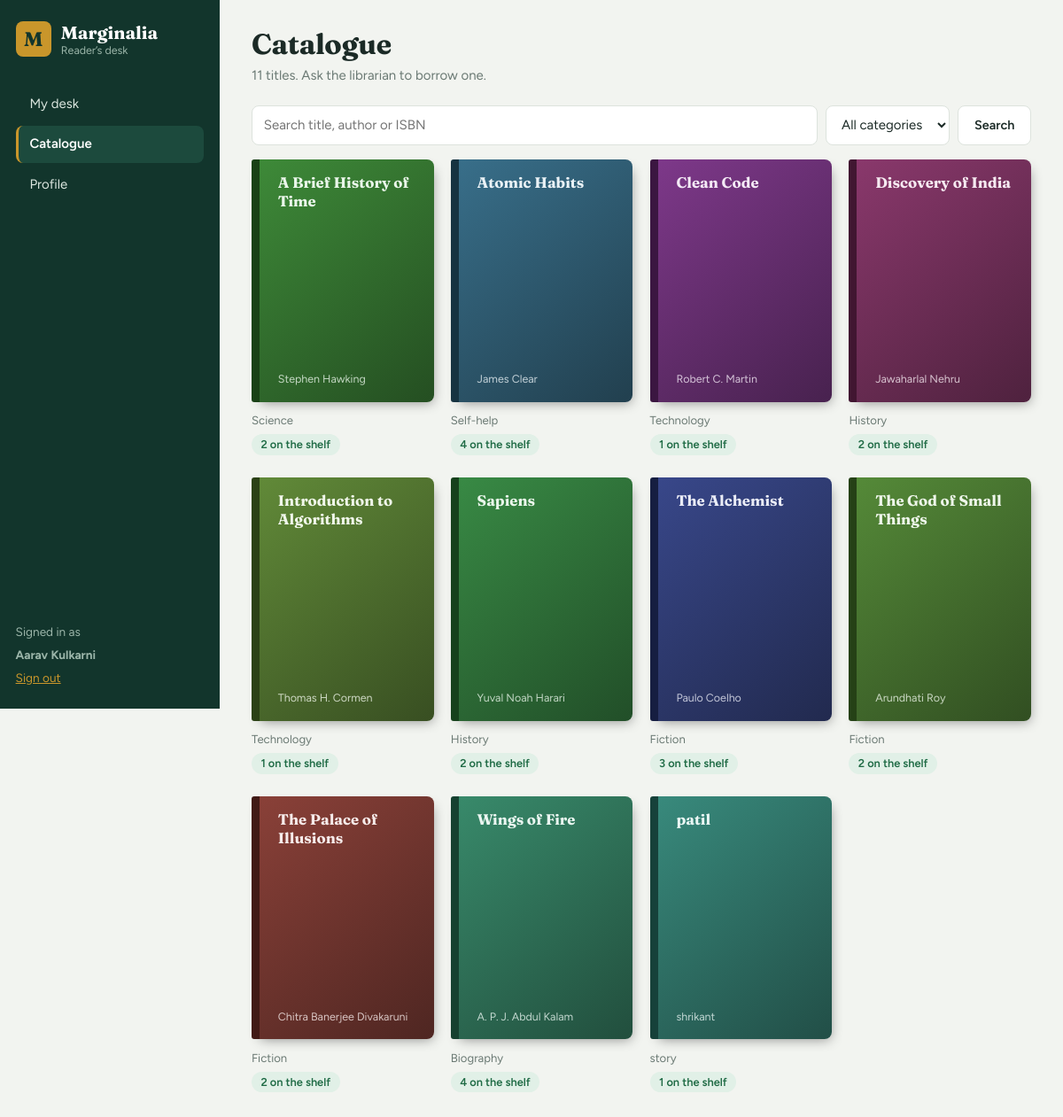
Page /catalogue (signed in) on the committed database.
### tables this page shows
CREATE TABLE books(
  id INTEGER PRIMARY KEY AUTOINCREMENT, title TEXT NOT NULL, author TEXT NOT NULL,
  isbn TEXT, category TEXT DEFAULT 'General', copies INTEGER DEFAULT 1, added TEXT);

### app.py (the view)
@app.route("/catalogue")
@member_required
def catalogue():
    term, cat = request.args.get("q", "").strip(), request.args.get("cat", "")
    sql = BOOK_SQL.replace("AS avail FROM books b",
        "AS avail, (SELECT MIN(due) FROM issues WHERE book_id=b.id AND returned IS NULL) AS back FROM books b")
    sql += " WHERE (b.title LIKE ? OR b.author LIKE ? OR b.isbn LIKE ?)"
    args = [f"%{term}%"] * 3
    if cat:
        sql += " AND b.category=?"
        args.append(cat)
    cats = [r["category"] for r in q("SELECT DISTINCT category FROM books ORDER BY category")]
    return render_template("catalogue.html", books=q(sql + " ORDER BY b.title", args), cats=cats, term=term, cat=cat)

### app.py (called while the page is built)
def db():
    if "db" not in g:
        g.db = sqlite3.connect(DB)
        g.db.row_factory = sqlite3.Row
    return g.db

def q(sql, args=(), one=False):
    cur = db().execute(sql, args)
    rows = cur.fetchall()
    return (rows[0] if rows else None) if one else rows

@app.template_filter("hue")
def hue(text):
    return sum(ord(c) * (i + 3) for i, c in enumerate(text)) % 360

@app.context_processor
def inject():
    return {"today": date.today().isoformat(), "FINE": FINE_PER_DAY}

def member_required(f):
    @wraps(f)
    def wrapper(*a, **kw):
        if not session.get("user"):
            return redirect(url_for("login"))
        if session.get("role") != "member":
            return redirect(url_for("dashboard"))
        return f(*a, **kw)
    return wrapper

### templates/catalogue.html (shortened to what this page needs)
{% extends "base.html" %}
{% block content %}
<header class="head"><div><h1>Catalogue</h1><p class="sub">{{ books|length }} titles. Ask the librarian to borrow one.</p></div></header>
<form class="filters" method="get">
  <input name="q" value="{{ term }}" placeholder="Search title, author or ISBN" aria-label="Search">
  <select name="cat" aria-label="Category" onchange="this.form.submit()"><option value="">All categories</option>
    {% for c in cats %}<option {{ 'selected' if c==cat }}>{{ c }}</option>{% endfor %}</select>
  <button class="btn">Search</button>
</form>
<div class="grid">
{% for b in books %}
  <article class="tile">
    <div class="cover" style="--h:{{ b.title|hue }}"><strong>{{ b.title }}</strong><span>{{ b.author }}</span></div>
    <p class="meta">{{ b.category }}</p>
    {% if b.avail > 0 %}<span class="pill ok">{{ b.avail }} on the shelf</span>
    {% else %}<span class="pill warn">Back around {{ b.back|pretty }}</span>{% endif %}
  </article>
{% else %}<p class="empty">No books match. Clear the search or pick another category.</p>{% endfor %}
</div>
{% endblock %}

### templates/base.html (shortened to what this page needs)
<!doctype html>
<html lang="en">
<head>
<link rel="stylesheet" href="{{ url_for('static', filename='style.css') }}">
</head>
<body>
{% if session.user %}
{% set ep = request.endpoint or '' %}
<div class="app">
  <aside class="side">
    <a class="brand" href="{{ url_for('dashboard' if session.role=='admin' else 'me') }}"><span class="mark">M</span><span>Marginalia<small>{{ 'Library desk' if session.role=='admin' else 'Reader’s desk' }}</small></span></a>
    <nav>
    {% if session.role == 'admin' %}
      <a href="{{ url_for('dashboard') }}" class="{{ 'on' if ep=='dashboard' }}">Dashboard</a>
      <a href="{{ url_for('books') }}" class="{{ 'on' if ep.startswith('book') }}">Books</a>
      <a href="{{ url_for('members') }}" class="{{ 'on' if ep.startswith('member') }}">Members</a>
      <a href="{{ url_for('issues') }}" class="{{ 'on' if ep.startswith('issue') }}">Issue &amp; return</a>
    {% else %}
      <a href="{{ url_for('me') }}" class="{{ 'on' if ep=='me' }}">My desk</a>
      <a href="{{ url_for('catalogue') }}" class="{{ 'on' if ep=='catalogue' }}">Catalogue</a>
      <a href="{{ url_for('profile') }}" class="{{ 'on' if ep=='profile' }}">Profile</a>
    {% endif %}
    </nav>
    <div class="who">Signed in as <b>{{ session.user }}</b><a href="{{ url_for('logout') }}">Sign out</a></div>
  </aside>
  <main class="main">
    {% block content %}{% endblock %}
  </main>
</div>
{% else %}
  {% block bare %}{% endblock %}
{% endif %}
</body>
</html>

### static/style.css (style rules this page uses)
:root { --ink:#1b2a26; --muted:#6b7a74; --paper:#f2f4f0; --card:#fff; --line:#dde3dd; --pine:#12352c; --pine2:#1c4a3d; --brass:#c9962b; --brass-ink:#6b4c0a; --ok:#2f7d57; --bad:#b4412f; --r:10px; --serif:'Fraunces',Georgia,'Times New Roman',serif; --sans:'Figtree',system-ui,-apple-system,'Segoe UI',sans-serif; }
* { box-sizing:border-box }
body { margin:0;font:15px/1.55 var(--sans);background:var(--paper);color:var(--ink) }
h1,h2 { font-family:var(--serif);font-weight:700;margin:0;letter-spacing:-.01em }
h1 { font-size:2rem;line-height:1.15 }
a { color:inherit }
.app { display:grid;grid-template-columns:248px 1fr;min-height:100vh }
.side { background:var(--pine);color:#dbe6df;padding:1.5rem 1.1rem;display:flex;flex-direction:column;position:sticky;top:0;height:100vh }
.brand { display:flex;gap:.7rem;align-items:center;text-decoration:none;font:700 1.25rem var(--serif);color:#fff;margin-bottom:2rem }
.brand small { display:block;font:400 .78rem var(--sans);color:#9bb5a9 }
.mark { width:40px;height:40px;border-radius:8px;background:var(--brass);color:var(--pine);display:grid;place-items:center;font:700 1.4rem var(--serif) }
.side nav { display:flex;flex-direction:column;gap:.2rem }
.side nav a { padding:.6rem .8rem;border-radius:8px;text-decoration:none;border-left:3px solid transparent }
.side nav a.on { background:var(--pine2);border-left-color:var(--brass);color:#fff;font-weight:600 }
.who { margin-top:auto;font-size:.85rem;color:#9bb5a9;display:flex;flex-direction:column;gap:.3rem }
.who a { color:var(--brass) }
.main { padding:2rem clamp(1rem,3vw,2.8rem) 3rem;max-width:1180px;width:100% }
.head { display:flex;justify-content:space-between;align-items:flex-end;gap:1rem;flex-wrap:wrap;margin-bottom:1.4rem }
.sub { margin:.3rem 0 0;color:var(--muted) }
.btn { font:600 .9rem var(--sans);padding:.6rem 1.1rem;border-radius:8px;border:1px solid var(--line);background:var(--card);color:var(--ink);cursor:pointer;text-decoration:none;display:inline-block }
.pill { display:inline-block;padding:.12rem .65rem;border-radius:99px;font-size:.8rem;font-weight:600;background:var(--line);color:var(--muted) }
.pill.ok { background:#e1f0e7;color:#1f6b45 }
.filters { display:flex;gap:.6rem;margin-bottom:1rem;flex-wrap:wrap }
input,select { font:inherit;padding:.6rem .8rem;border:1px solid var(--line);border-radius:8px;background:var(--card);color:var(--ink);width:100% }
.filters input { flex:1 1 260px;width:auto }
.filters select { width:auto }
.main { animation:fade .5s ease }
.rows tbody tr,.tile,.loan { animation:rise .5s ease backwards;animation-delay:calc(var(--n,0)*55ms) }
.mark { transition:transform .5s cubic-bezier(.3,1.6,.5,1) }
.side nav a { transition:background .2s,padding-left .2s }
.btn { position:relative;overflow:hidden;transition:transform .15s,border-color .2s,background .2s }
.grid { display:grid;grid-template-columns:repeat(auto-fill,minmax(170px,1fr));gap:1.6rem 1.2rem }
.tile { perspective:700px }
.cover { aspect-ratio:3/4;border-radius:3px 8px 8px 3px;padding:1rem .9rem 1rem 1.3rem;display:flex;flex-direction:column;justify-content:space-between; color:hsl(var(--h) 40% 94%);background:linear-gradient(140deg,hsl(var(--h) 42% 38%),hsl(var(--h) 40% 22%));border-left:9px solid hsl(var(--h) 50% 17%); box-shadow:4px 6px 14px -6px rgba(0,0,0,.45);transform-origin:left center;transition:transform .45s cubic-bezier(.3,1.2,.4,1),box-shadow .45s }
.cover strong { font:700 1.05rem/1.25 var(--serif) }
.cover span { font-size:.78rem;opacity:.8 }
.meta { margin:.7rem 0 .3rem;color:var(--muted);font-size:.82rem }

### rows in the picture
books: title "A Brief History of Time", author "Stephen Hawking", category "Science", avail "2"
books: title "Atomic Habits", author "James Clear", category "Self-help", avail "4"
books: title "Clean Code", author "Robert C. Martin", category "Technology", avail "1"
books: title "Discovery of India", author "Jawaharlal Nehru", category "History", avail "2"
books: title "Introduction to Algorithms", author "Thomas H. Cormen", category "Technology", avail "1"
books: title "Sapiens", author "Yuval Noah Harari", category "History", avail "2"
books: title "The Alchemist", author "Paulo Coelho", category "Fiction", avail "3"
books: title "The God of Small Things", author "Arundhati Roy", category "Fiction", avail "2"
books: title "The Palace of Illusions", author "Chitra Banerjee Divakaruni", category "Fiction", avail "2"
books: title "Wings of Fire", author "A. P. J. Abdul Kalam", category "Biography", avail "4"
books: title "patil", author "shrikant", category "story", avail "1"

### other values in the picture
{{ 'Library desk' if session.role=='admin' else 'Reader’s desk' }} "Reader’s desk"
{{ session.user }} "Aarav Kulkarni"
{{ books|length }} "11"
